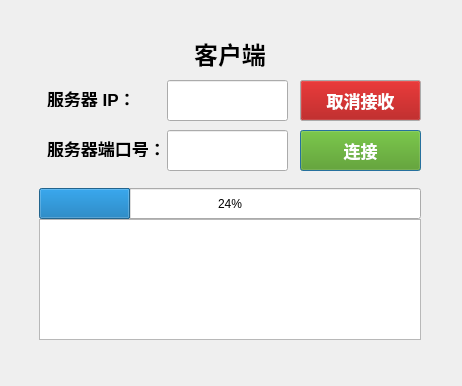
<?xml version="1.0" encoding="UTF-8"?>
<ui version="4.0">
 <class>clientfile</class>
 <widget class="QDialog" name="clientfile">
  <property name="geometry">
   <rect>
    <x>0</x>
    <y>0</y>
    <width>462</width>
    <height>386</height>
   </rect>
  </property>
  <property name="windowTitle">
   <string>Dialog</string>
  </property>
  <widget class="QTextEdit" name="textEdit2">
   <property name="geometry">
    <rect>
     <x>39</x>
     <y>219</y>
     <width>382</width>
     <height>121</height>
    </rect>
   </property>
   <property name="readOnly">
    <bool>true</bool>
   </property>
  </widget>
  <widget class="QPushButton" name="configBtn">
   <property name="enabled">
    <bool>true</bool>
   </property>
   <property name="geometry">
    <rect>
     <x>300</x>
     <y>130</y>
     <width>121</width>
     <height>41</height>
    </rect>
   </property>
   <property name="palette">
    <palette>
     <active>
      <colorrole role="Button">
       <brush brushstyle="SolidPattern">
        <color alpha="255">
         <red>78</red>
         <green>154</green>
         <blue>6</blue>
        </color>
       </brush>
      </colorrole>
      <colorrole role="Text">
       <brush brushstyle="SolidPattern">
        <color alpha="255">
         <red>0</red>
         <green>0</green>
         <blue>0</blue>
        </color>
       </brush>
      </colorrole>
      <colorrole role="ButtonText">
       <brush brushstyle="SolidPattern">
        <color alpha="255">
         <red>255</red>
         <green>255</green>
         <blue>255</blue>
        </color>
       </brush>
      </colorrole>
      <colorrole role="PlaceholderText">
       <brush brushstyle="SolidPattern">
        <color alpha="128">
         <red>0</red>
         <green>0</green>
         <blue>0</blue>
        </color>
       </brush>
      </colorrole>
     </active>
     <inactive>
      <colorrole role="Button">
       <brush brushstyle="SolidPattern">
        <color alpha="255">
         <red>78</red>
         <green>154</green>
         <blue>6</blue>
        </color>
       </brush>
      </colorrole>
      <colorrole role="Text">
       <brush brushstyle="SolidPattern">
        <color alpha="255">
         <red>0</red>
         <green>0</green>
         <blue>0</blue>
        </color>
       </brush>
      </colorrole>
      <colorrole role="ButtonText">
       <brush brushstyle="SolidPattern">
        <color alpha="255">
         <red>255</red>
         <green>255</green>
         <blue>255</blue>
        </color>
       </brush>
      </colorrole>
      <colorrole role="PlaceholderText">
       <brush brushstyle="SolidPattern">
        <color alpha="128">
         <red>0</red>
         <green>0</green>
         <blue>0</blue>
        </color>
       </brush>
      </colorrole>
     </inactive>
     <disabled>
      <colorrole role="Button">
       <brush brushstyle="SolidPattern">
        <color alpha="255">
         <red>78</red>
         <green>154</green>
         <blue>6</blue>
        </color>
       </brush>
      </colorrole>
      <colorrole role="Text">
       <brush brushstyle="SolidPattern">
        <color alpha="255">
         <red>190</red>
         <green>190</green>
         <blue>190</blue>
        </color>
       </brush>
      </colorrole>
      <colorrole role="ButtonText">
       <brush brushstyle="SolidPattern">
        <color alpha="255">
         <red>190</red>
         <green>190</green>
         <blue>190</blue>
        </color>
       </brush>
      </colorrole>
      <colorrole role="PlaceholderText">
       <brush brushstyle="SolidPattern">
        <color alpha="128">
         <red>0</red>
         <green>0</green>
         <blue>0</blue>
        </color>
       </brush>
      </colorrole>
     </disabled>
    </palette>
   </property>
   <property name="font">
    <font>
     <pointsize>13</pointsize>
     <weight>75</weight>
     <bold>true</bold>
    </font>
   </property>
   <property name="text">
    <string>连接</string>
   </property>
  </widget>
  <widget class="QLineEdit" name="lineEditPort">
   <property name="geometry">
    <rect>
     <x>167</x>
     <y>130</y>
     <width>121</width>
     <height>41</height>
    </rect>
   </property>
  </widget>
  <widget class="QLabel" name="label_5">
   <property name="geometry">
    <rect>
     <x>47</x>
     <y>90</y>
     <width>91</width>
     <height>17</height>
    </rect>
   </property>
   <property name="font">
    <font>
     <pointsize>13</pointsize>
     <weight>75</weight>
     <bold>true</bold>
    </font>
   </property>
   <property name="text">
    <string>服务器 IP：</string>
   </property>
  </widget>
  <widget class="QLabel" name="label_6">
   <property name="geometry">
    <rect>
     <x>47</x>
     <y>140</y>
     <width>121</width>
     <height>17</height>
    </rect>
   </property>
   <property name="font">
    <font>
     <pointsize>13</pointsize>
     <weight>75</weight>
     <bold>true</bold>
    </font>
   </property>
   <property name="text">
    <string>服务器端口号：</string>
   </property>
  </widget>
  <widget class="QProgressBar" name="progress_bar">
   <property name="geometry">
    <rect>
     <x>39</x>
     <y>188</y>
     <width>382</width>
     <height>31</height>
    </rect>
   </property>
   <property name="value">
    <number>24</number>
   </property>
  </widget>
  <widget class="QWidget" name="widget_2" native="true">
   <property name="geometry">
    <rect>
     <x>39</x>
     <y>21</y>
     <width>382</width>
     <height>65</height>
    </rect>
   </property>
   <layout class="QHBoxLayout" name="horizontalLayout">
    <item>
     <spacer name="horizontalSpacer">
      <property name="orientation">
       <enum>Qt::Horizontal</enum>
      </property>
      <property name="sizeHint" stdset="0">
       <size>
        <width>125</width>
        <height>20</height>
       </size>
      </property>
     </spacer>
    </item>
    <item>
     <widget class="QLabel" name="label_3">
      <property name="font">
       <font>
        <family>Ubuntu</family>
        <pointsize>18</pointsize>
        <weight>75</weight>
        <bold>true</bold>
       </font>
      </property>
      <property name="text">
       <string>客户端</string>
      </property>
      <property name="alignment">
       <set>Qt::AlignCenter</set>
      </property>
     </widget>
    </item>
    <item>
     <spacer name="horizontalSpacer_2">
      <property name="orientation">
       <enum>Qt::Horizontal</enum>
      </property>
      <property name="sizeHint" stdset="0">
       <size>
        <width>125</width>
        <height>20</height>
       </size>
      </property>
     </spacer>
    </item>
   </layout>
  </widget>
  <widget class="QLineEdit" name="lineEditIP">
   <property name="geometry">
    <rect>
     <x>167</x>
     <y>80</y>
     <width>121</width>
     <height>41</height>
    </rect>
   </property>
  </widget>
  <widget class="QPushButton" name="configBtn_2">
   <property name="enabled">
    <bool>true</bool>
   </property>
   <property name="geometry">
    <rect>
     <x>300</x>
     <y>80</y>
     <width>121</width>
     <height>41</height>
    </rect>
   </property>
   <property name="palette">
    <palette>
     <active>
      <colorrole role="Button">
       <brush brushstyle="SolidPattern">
        <color alpha="255">
         <red>164</red>
         <green>0</green>
         <blue>0</blue>
        </color>
       </brush>
      </colorrole>
      <colorrole role="Text">
       <brush brushstyle="SolidPattern">
        <color alpha="255">
         <red>0</red>
         <green>0</green>
         <blue>0</blue>
        </color>
       </brush>
      </colorrole>
      <colorrole role="ButtonText">
       <brush brushstyle="SolidPattern">
        <color alpha="255">
         <red>255</red>
         <green>255</green>
         <blue>255</blue>
        </color>
       </brush>
      </colorrole>
      <colorrole role="PlaceholderText">
       <brush brushstyle="SolidPattern">
        <color alpha="128">
         <red>0</red>
         <green>0</green>
         <blue>0</blue>
        </color>
       </brush>
      </colorrole>
     </active>
     <inactive>
      <colorrole role="Button">
       <brush brushstyle="SolidPattern">
        <color alpha="255">
         <red>164</red>
         <green>0</green>
         <blue>0</blue>
        </color>
       </brush>
      </colorrole>
      <colorrole role="Text">
       <brush brushstyle="SolidPattern">
        <color alpha="255">
         <red>0</red>
         <green>0</green>
         <blue>0</blue>
        </color>
       </brush>
      </colorrole>
      <colorrole role="ButtonText">
       <brush brushstyle="SolidPattern">
        <color alpha="255">
         <red>255</red>
         <green>255</green>
         <blue>255</blue>
        </color>
       </brush>
      </colorrole>
      <colorrole role="PlaceholderText">
       <brush brushstyle="SolidPattern">
        <color alpha="128">
         <red>0</red>
         <green>0</green>
         <blue>0</blue>
        </color>
       </brush>
      </colorrole>
     </inactive>
     <disabled>
      <colorrole role="Button">
       <brush brushstyle="SolidPattern">
        <color alpha="255">
         <red>164</red>
         <green>0</green>
         <blue>0</blue>
        </color>
       </brush>
      </colorrole>
      <colorrole role="Text">
       <brush brushstyle="SolidPattern">
        <color alpha="255">
         <red>190</red>
         <green>190</green>
         <blue>190</blue>
        </color>
       </brush>
      </colorrole>
      <colorrole role="ButtonText">
       <brush brushstyle="SolidPattern">
        <color alpha="255">
         <red>190</red>
         <green>190</green>
         <blue>190</blue>
        </color>
       </brush>
      </colorrole>
      <colorrole role="PlaceholderText">
       <brush brushstyle="SolidPattern">
        <color alpha="128">
         <red>0</red>
         <green>0</green>
         <blue>0</blue>
        </color>
       </brush>
      </colorrole>
     </disabled>
    </palette>
   </property>
   <property name="font">
    <font>
     <pointsize>13</pointsize>
     <weight>75</weight>
     <bold>true</bold>
    </font>
   </property>
   <property name="text">
    <string>取消接收</string>
   </property>
  </widget>
 </widget>
 <resources/>
 <connections/>
</ui>
